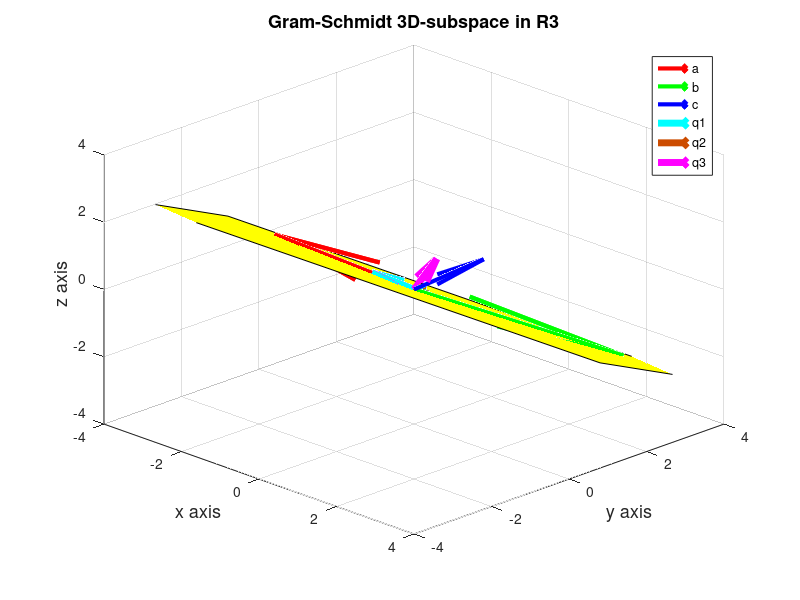

Source code (MATLAB):
% Lecture 17 Gram-Schmidt Process
% 2D subspace
clear all; close all; clc;

drawArrow3 = @(c, v, varargin) quiver3(c(1), c(2), c(3), v(1), v(2), v(3), varargin{:});

xyLim = 4;
A = [-3  2;
     -1  4;
      1 -3];
a = A(:,1);
b = A(:,2);
o = [0 0 0]';

q1 = a;
q2 = b - ((q1'*b)/(q1'*q1))*q1;

q1 = q1/norm(q1);
q2 = q2/norm(q2);

hold on
title('Gram-Schmidt 2D-subspace in R3', 'FontSize', 13);
xlabel('x axis', 'FontSize', 13);
ylabel('y axis', 'FontSize', 13);
zlabel('z axis', 'FontSize', 13);

grid on
view(45, 30)
axis([-xyLim xyLim -xyLim xyLim -xyLim xyLim])

s = 1.2;
% Column Vector Plot
h1 = drawArrow3(o, a, 'linewidth', 3, 'color', [1 0 0], 'MaxHeadSize', 0.4);
h2 = drawArrow3(o, b, 'linewidth', 3, 'color', [0 1 0], 'MaxHeadSize', 0.4);

h3 = drawArrow3(o, q1, 'linewidth', 5, 'color', [0.8 0.3 1], 'MaxHeadSize', 0.4);
h4 = drawArrow3(o, q2, 'linewidth', 5, 'color', [0 1 1], 'MaxHeadSize', 0.4);

% column space for patch
pv1 = [a(1) b(1) -a(1) -b(1)]*s;
pv2 = [a(2) b(2) -a(2) -b(2)]*s;
pv3 = [a(3) b(3) -a(3) -b(3)]*s;
h5 = patch(pv1, pv2, pv3, 'y');
legend([h1 h2 h3 h4 h5], 'a', 'b', 'q1', 'q2', 'column space')

set(gcf, 'color', 'w')
hold off

%%%%%%%%%%%%%%%%%%%%%%%%%%%%%%%%%%%%%%%%%%%%%%%%%%%%%%%%%%%%%%%%%%%%%%%%%%%%%%%%%%%

% 3D space
clear all; close all; clc;

drawArrow3 = @(c, v, varargin) quiver3(c(1), c(2), c(3), v(1), v(2), v(3), varargin{:});

xyLim = 4;
A = [-3  2 1;
     -1  4 1;
      1 -3 1];
a = A(:,1);
b = A(:,2);
c = A(:,3);
o = [0 0 0]';

q1 = a;
q2 = b - ((q1'*b)/(q1'*q1))*q1;
q3 = c - ((q1'*c)/(q1'*q1))*q1 - ((q2'*c)/(q2'*q2))*q2;

q1 = q1/norm(q1);
q2 = q2/norm(q2);
q3 = q3/norm(q3);

hold on
title('Gram-Schmidt 3D-subspace in R3', 'FontSize', 13);
xlabel('x axis', 'FontSize', 13);
ylabel('y axis', 'FontSize', 13);
zlabel('z axis', 'FontSize', 13);

grid on
view(45, 30)
axis([-xyLim xyLim -xyLim xyLim -xyLim xyLim])

s = 1.2;
% Column Vector Plot
h1 = drawArrow3(o, a, 'linewidth', 3, 'color', [1 0 0], 'MaxHeadSize', 0.4);
h2 = drawArrow3(o, b, 'linewidth', 3, 'color', [0 1 0], 'MaxHeadSize', 0.4);
h3 = drawArrow3(o, c, 'linewidth', 3, 'color', [0 0 1], 'MaxHeadSize', 0.4);

h4 = drawArrow3(o, q1, 'linewidth', 5, 'color', [0 1 1], 'MaxHeadSize', 0.4);
h5 = drawArrow3(o, q2, 'linewidth', 5, 'color', [0.8 0.3 0], 'MaxHeadSize', 0.4);
h6 = drawArrow3(o, q3, 'linewidth', 5, 'color', [1 0 1], 'MaxHeadSize', 0.4);

legend([h1 h2 h3 h4 h5 h6], 'a', 'b', 'c', 'q1', 'q2', 'q3');

set(gcf, 'color', 'w')
hold off